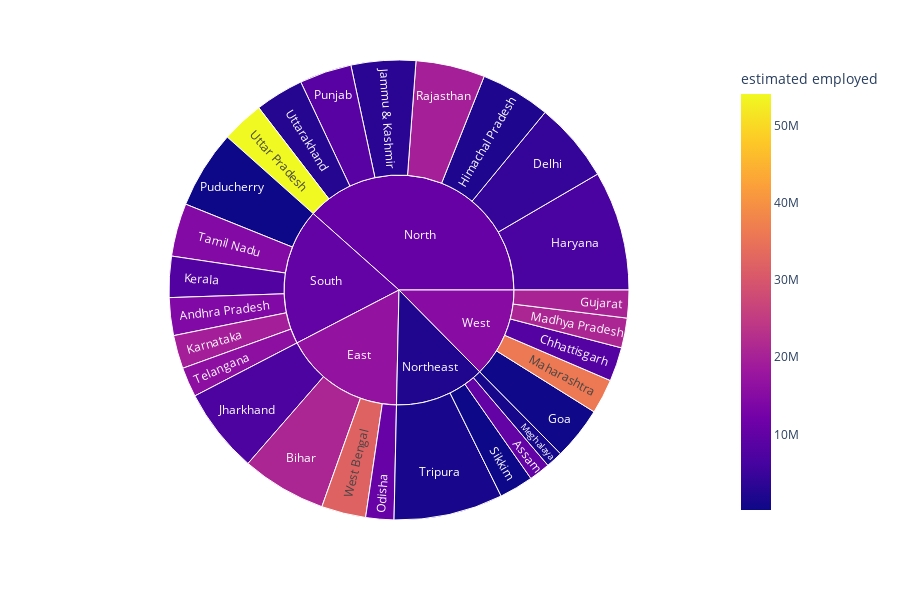

The cell this chart's notebook holds for it:
### Code cell
# Create sunbrust chart using Plotly Express

fig = px.sunburst(df_2, path=['region', 'state'], values='estimated unemployment rate',
                  color='estimated employed', hover_data=['state'],height=600,)

# Show the plot
fig.show()

### Figure 1 — Plotly figure (JSON) as saved in the notebook; plotly's stock layout.template omitted (floating-point values rounded to 4 significant figures)
{"data": [{"branchvalues": "total", "customdata": [["Andhra Pradesh", 14270000.0], ["Assam", 10210000.0], ["Bihar", 20970000.0], ["Chhattisgarh", 8277000.0], ["Delhi", 4349000.0], ["Goa", 438500.0], ["Gujarat", 20450000.0], ["Haryana", 6748000.0], ["Himachal Pradesh", 2105000.0], ["Jammu & Kashmir", 3297000.0], ["Jharkhand", 6949000.0], ["Karnataka", 19530000.0], ["Kerala", 8013000.0], ["Madhya Pradesh", 20950000.0], ["Maharashtra", 35940000.0], ["Meghalaya", 1263000.0], ["Odisha", 10550000.0], ["Puducherry", 207600.0], ["Punjab", 8585000.0], ["Rajasthan", 19650000.0], ["Sikkim", 232100.0], ["Tamil Nadu", 14560000.0], ["Telangana", 15910000.0], ["Tripura", 1370000.0], ["Uttar Pradesh", 54100000.0], ["Uttarakhand", 2715000.0], ["West Bengal", 32130000.0], ["(?)", 16880000.0], ["(?)", 10520000.0], ["(?)", 2177000.0], ["(?)", 10190000.0], ["(?)", 15310000.0]], "domain": {"x": [0, 1], "y": [0, 1]}, "hovertemplate": "labels=%{label}<br>estimated unemployment rate=%{value}<br>parent=%{parent}<br>id=%{id}<br>state=%{customdata[0]}<br>estimated employed=%{color}<extra></extra>", "ids": ["South/Andhra Pradesh", "Northeast/Assam", "East/Bihar", "West/Chhattisgarh", "North/Delhi", "West/Goa", "West/Gujarat", "North/Haryana", "North/Himachal Pradesh", "North/Jammu & Kashmir", "East/Jharkhand", "South/Karnataka", "South/Kerala", "West/Madhya Pradesh", "West/Maharashtra", "Northeast/Meghalaya", "East/Odisha", "South/Puducherry", "North/Punjab", "North/Rajasthan", "Northeast/Sikkim", "South/Tamil Nadu", "South/Telangana", "Northeast/Tripura", "North/Uttar Pradesh", "North/Uttarakhand", "East/West Bengal", "East", "North", "Northeast", "South", "West"], "labels": ["Andhra Pradesh", "Assam", "Bihar", "Chhattisgarh", "Delhi", "Goa", "Gujarat", "Haryana", "Himachal Pradesh", "Jammu & Kashmir", "Jharkhand", "Karnataka", "Kerala", "Madhya Pradesh", "Maharashtra", "Meghalaya", "Odisha", "Puducherry", "Punjab", "Rajasthan", "Sikkim", "Tamil Nadu", "Telangana", "Tripura", "Uttar Pradesh", "Uttarakhand", "West Bengal", "East", "North", "Northeast", "South", "West"], "marker": {"coloraxis": "coloraxis", "colors": [14270000.0, 10210000.0, 20970000.0, 8277000.0, 4349000.0, 438500.0, 20450000.0, 6748000.0, 2105000.0, 3297000.0, 6949000.0, 19530000.0, 8013000.0, 20950000.0, 35940000.0, 1263000.0, 10550000.0, 207600.0, 8585000.0, 19650000.0, 232100.0, 14560000.0, 15910000.0, 1370000.0, 54100000.0, 2715000.0, 32130000.0, 16880000.0, 10520000.0, 2177000.0, 10190000.0, 15310000.0]}, "name": "", "parents": ["South", "Northeast", "East", "West", "North", "West", "West", "North", "North", "North", "East", "South", "South", "West", "West", "Northeast", "East", "South", "North", "North", "Northeast", "South", "South", "Northeast", "North", "North", "East", "", "", "", "", ""], "type": "sunburst", "values": [86.64, 48.56, 194.7, 78.19, 184.1, 121.7, 63.76, 274.8, 160.7, 148.3, 195.4, 76.68, 94.34, 68.54, 79.79, 38.66, 64.62, 179.4, 119.8, 158.7, 78.34, 121.9, 68.33, 250.6, 97.37, 111.6, 101.9, 556.6, 1255.0, 416.1, 627.3, 411.9]}], "layout": {"coloraxis": {"colorbar": {"title": {"text": "estimated employed"}}, "colorscale": [[0, "#0d0887"], [0.1111, "#46039f"], [0.2222, "#7201a8"], [0.3333, "#9c179e"], [0.4444, "#bd3786"], [0.5556, "#d8576b"], [0.6667, "#ed7953"], [0.7778, "#fb9f3a"], [0.8889, "#fdca26"], [1, "#f0f921"]]}, "height": 600, "legend": {"tracegroupgap": 0}, "margin": {"t": 60}}}
